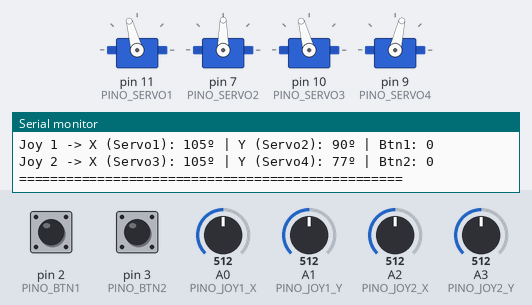
Simulated run of this program. Board: Arduino Uno, built with avr-gcc and run on an emulated ATmega328P. Parts: 4 × servo, the last lines printed to the serial monitor. The test bench sets the inputs (shaded band); at power-on: A0 (PINO_JOY1_X) = 512, A1 (PINO_JOY1_Y) = 512, A2 (PINO_JOY2_X) = 512, A3 (PINO_JOY2_Y) = 512, pin 2 (PINO_BTN1) HIGH, pin 3 (PINO_BTN2) HIGH.

Above: at 1.2 s.
1.3 s: A0 (PINO_JOY1_X) set to 551
At 3.0 s:
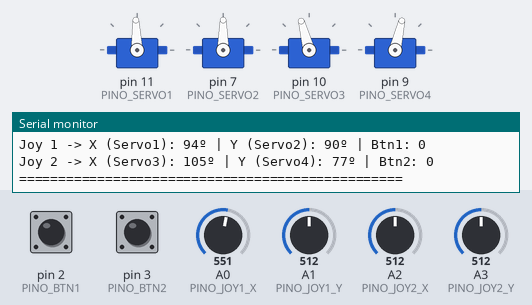
4.3 s: A1 (PINO_JOY1_Y) set to 528
7.3 s: A1 (PINO_JOY1_Y) set to 543
At 8.76 s:
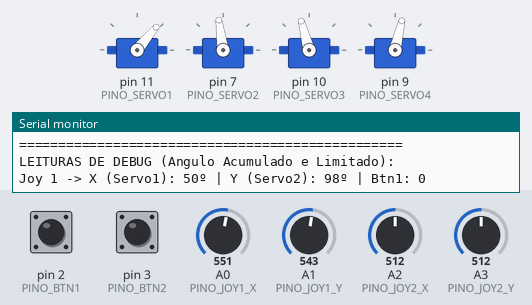
10.3 s: A2 (PINO_JOY2_X) set to 555
At 10.99 s:
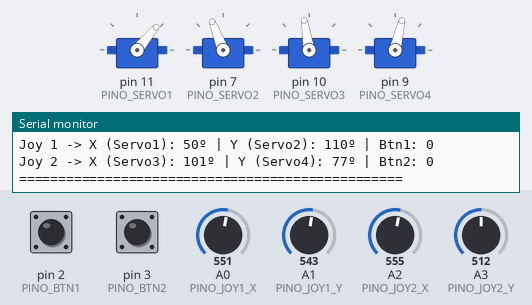
13.3 s: A3 (PINO_JOY2_Y) set to 716
At 13.77 s:
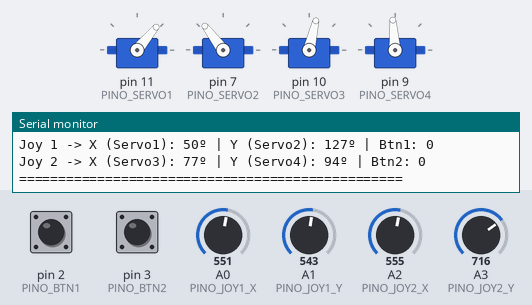
16.3 s: A1 (PINO_JOY1_Y) set to 716
Timing chart, 0 to 19.3 s (numbered marks = the images above; inputs shaded):
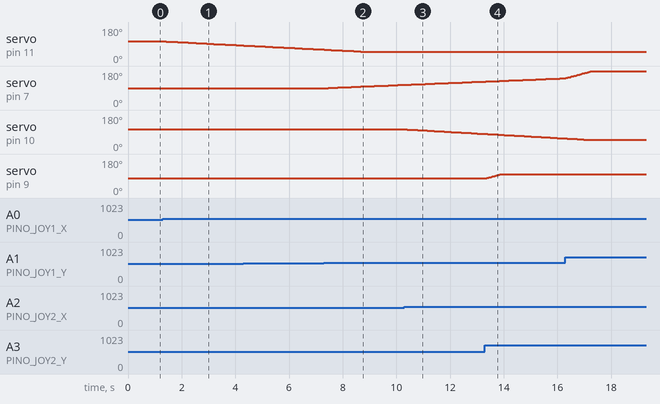

Measured:
- the behaviour switches between 542 and 543 on A0 (PINO_JOY1_X) (found by bisection; images 0 and 1)
- the behaviour switches between 542 and 543 on A1 (PINO_JOY1_Y) (found by bisection; images 1 and 2)
- the behaviour switches between 542 and 543 on A2 (PINO_JOY2_X) (found by bisection; images 2 and 3)
- after the input at 1.3 s, servo on pin 11 (PINO_SERVO1): moves from 105° to 83° over 2.9 s, starting at once
- after the input at 7.3 s, servo on pin 7 (PINO_SERVO2): moves from 90° to 107° over 2.7 s, starting after 0.17 s
- after the input at 10.3 s, servo on pin 10 (PINO_SERVO3): moves from 105° to 80° over 3.0 s, starting at once
- after the input at 13.3 s, servo on pin 9 (PINO_SERVO4): moves from 77° to 100° over 0.56 s, starting at once

The program:

main.cpp
```cpp
#include <Arduino.h>
#include <Servo.h>

// =================================================================
// CONFIGURAÇÕES DE PORTAS (PINOS)
// =================================================================

// Pinos dos Analógicos (2 Joysticks = 4 eixos)
const int PINO_JOY1_X = A0;   //esquerdo horizontal	//Edite!!
const int PINO_JOY1_Y = A1;   //esquerdo vertical	//Edite!!
const int PINO_JOY2_X = A2;   //direito horizontal	//Edite!!
const int PINO_JOY2_Y = A3;   //direito vertical	//Edite!!

// Pinos dos Botões (Opcional)
const int PINO_BTN1 = 2;
const int PINO_BTN2 = 3;

// Pinos dos Servos (Devem ser portas PWM)
const int PINO_SERVO1 = 11;   //Base			//Edite!!
const int PINO_SERVO2 = 7;    //Ombro			//Edite!!
const int PINO_SERVO3 = 10;   //Cotovelo		//Edite!!
const int PINO_SERVO4 = 9;    //Garra			//Edite!!

// =================================================================
// CONFIGURAÇÕES DE INVERSÃO DE CONTROLE
// =================================================================
// Se um servo estiver girando para o lado contrário do desejado,
// altere de "false" para "true".

const bool INVERTE_JOY1_X = true;
const bool INVERTE_JOY1_Y = false;
const bool INVERTE_JOY2_X = true;
const bool INVERTE_JOY2_Y = false;

// =================================================================
// CONFIGURAÇÕES DE LIMITES DOS SERVOS (SOFT LIMITS)
// =================================================================
// Defina aqui até onde cada servo pode ir, protegendo sua mecânica.
// O valor mínimo normal é 0 e o máximo é 180.

const int MIN_SERVO1 = 50;
const int MAX_SERVO1 = 160;

const int MIN_SERVO2 = 0;
const int MAX_SERVO2 = 180;

const int MIN_SERVO3 = 50;
const int MAX_SERVO3 = 160;

const int MIN_SERVO4 = 54;
const int MAX_SERVO4 = 100;

// =================================================================
// CONFIGURAÇÕES DE COMPORTAMENTO
// =================================================================

const int ZONA_MORTA = 30; // Ignora variações no centro do joystick
const float VELOCIDADE_MAXIMA = 2.0; // Graus máximos adicionados por ciclo de atualização

const int INTERVALO_SERVO = 20; // Tempo de atualização do servo (em ms)
const int TEMPO_DEBUG = 250;    // Tempo de atualização do debug (em ms)

// =================================================================
// VARIÁVEIS DO SISTEMA
// =================================================================

Servo servo1;
Servo servo2;
Servo servo3;
Servo servo4;

// Variáveis de posição atual dos servos
float angulo_s1;
float angulo_s2;
float angulo_s3;
float angulo_s4;

unsigned long tempo_atual = 0;
unsigned long tempo_anterior_debug = 0;
unsigned long tempo_anterior_servo = 0;

// Função que calcula o incremento considerando a zona morta e a inversão
float calculaIncremento(int pinoAnalogico, bool invertido) {
  int valor_bruto = analogRead(pinoAnalogico);

  // Se estiver dentro da zona morta, o incremento é 0
  if (abs(valor_bruto - 512) <= ZONA_MORTA) {
    return 0.0;
  }

  // Transforma (0 a 1023) em uma taxa (-1.0 a +1.0)
  float taxa = (valor_bruto - 512.0) / 512.0;
  float incremento = taxa * VELOCIDADE_MAXIMA;

  // Inverte o sinal caso configurado
  if (invertido) {
    incremento = -incremento;
  }

  return incremento;
}

void setup() {
  Serial.begin(115200);

  pinMode(PINO_JOY1_X, INPUT);
  pinMode(PINO_JOY1_Y, INPUT);
  pinMode(PINO_JOY2_X, INPUT);
  pinMode(PINO_JOY2_Y, INPUT);

  pinMode(PINO_BTN1, INPUT_PULLUP);
  pinMode(PINO_BTN2, INPUT_PULLUP);

  servo1.attach(PINO_SERVO1);
  servo2.attach(PINO_SERVO2);
  servo3.attach(PINO_SERVO3);
  servo4.attach(PINO_SERVO4);

  // Calcula o ponto central baseado nos limites configurados para cada servo
  angulo_s1 = (MIN_SERVO1 + MAX_SERVO1) / 2.0;
  angulo_s2 = (MIN_SERVO2 + MAX_SERVO2) / 2.0;
  angulo_s3 = (MIN_SERVO3 + MAX_SERVO3) / 2.0;
  angulo_s4 = (MIN_SERVO4 + MAX_SERVO4) / 2.0;

  // Envia os servos para a posição inicial de descanso (centro do soft limit)
  servo1.write(angulo_s1);
  servo2.write(angulo_s2);
  servo3.write(angulo_s3);
  servo4.write(angulo_s4);
}

void loop() {
  tempo_atual = millis();

  // =================================================================
  // ROTINA DOS SERVOS
  // =================================================================
  if (tempo_atual - tempo_anterior_servo >= INTERVALO_SERVO) {
    tempo_anterior_servo = tempo_atual;

    // Calcula os incrementos passando a configuração de inversão
    angulo_s1 += calculaIncremento(PINO_JOY1_X, INVERTE_JOY1_X);
    angulo_s2 += calculaIncremento(PINO_JOY1_Y, INVERTE_JOY1_Y);
    angulo_s3 += calculaIncremento(PINO_JOY2_X, INVERTE_JOY2_X);
    angulo_s4 += calculaIncremento(PINO_JOY2_Y, INVERTE_JOY2_Y);

    // Aplica os Soft Limits (Impede os servos de passarem do Mínimo e Máximo configurados)
    angulo_s1 = constrain(angulo_s1, MIN_SERVO1, MAX_SERVO1);
    angulo_s2 = constrain(angulo_s2, MIN_SERVO2, MAX_SERVO2);
    angulo_s3 = constrain(angulo_s3, MIN_SERVO3, MAX_SERVO3);
    angulo_s4 = constrain(angulo_s4, MIN_SERVO4, MAX_SERVO4);

    // Atualiza os motores
    servo1.write(angulo_s1);
    servo2.write(angulo_s2);
    servo3.write(angulo_s3);
    servo4.write(angulo_s4);
  }

  // =================================================================
  // ROTINA DE DEBUG
  // =================================================================
  if (tempo_atual - tempo_anterior_debug >= TEMPO_DEBUG) {
    tempo_anterior_debug = tempo_atual;

    bool btn1_pressionado = !digitalRead(PINO_BTN1);
    bool btn2_pressionado = !digitalRead(PINO_BTN2);

    Serial.println("=================================================");
    Serial.println("LEITURAS DE DEBUG (Angulo Acumulado e Limitado):");

    Serial.print("Joy 1 -> X (Servo1): ");
    Serial.print((int)angulo_s1);
    Serial.print("º | Y (Servo2): ");
    Serial.print((int)angulo_s2);
    Serial.print("º | Btn1: ");
    Serial.println(btn1_pressionado);

    Serial.print("Joy 2 -> X (Servo3): ");
    Serial.print((int)angulo_s3);
    Serial.print("º | Y (Servo4): ");
    Serial.print((int)angulo_s4);
    Serial.print("º | Btn2: ");
    Serial.println(btn2_pressionado);

    Serial.println("=================================================");
  }
}
```
